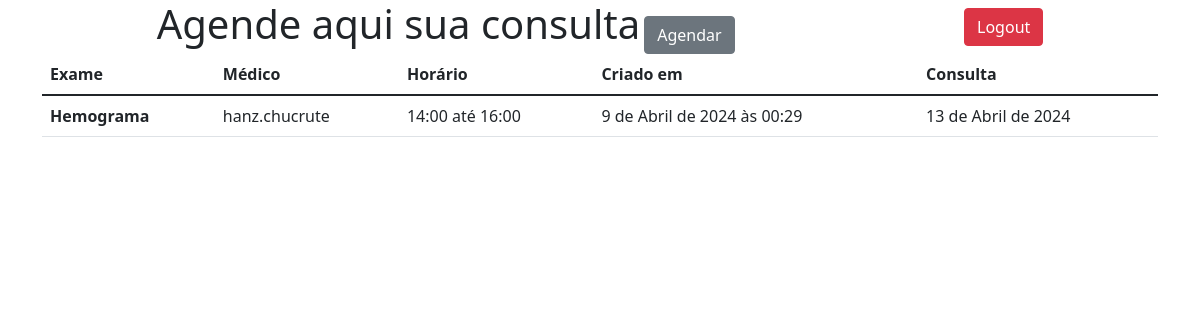
The app's page /agenda/ (signed in), older data.
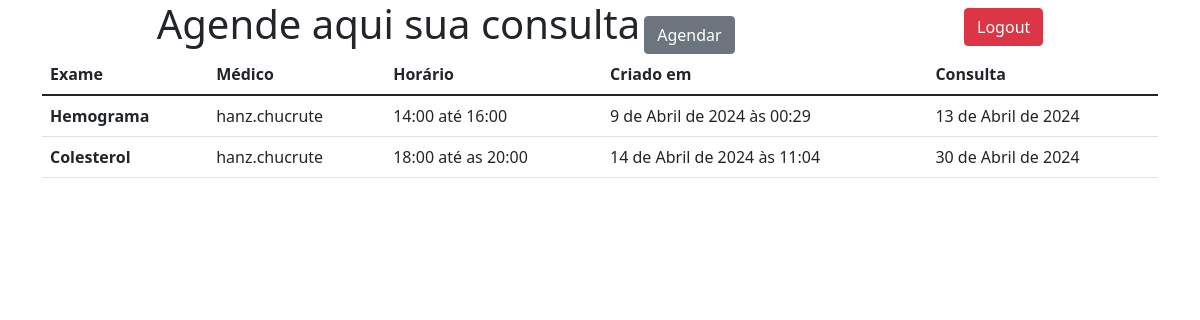
The same page, newer data.
### home/models.py (models this page shows, shortened)
class Agenda(models.Model):
    exame = models.CharField(max_length=60,null=False)
    medico = models.CharField(max_length=60,null=False)
    horario = models.CharField(max_length=60,null=False)
    marcaData = models.DateTimeField(auto_now_add=True,null=False,blank=False)
    consulData = models.DateField(null=False)
    user = models.ForeignKey(User, on_delete=models.CASCADE)

### home/views.py (the view)
# urls.py: path('agenda/', AgendaListView.as_view(), name='agenda'),
class AgendaListView(LoginRequiredMixin,ListView):
    model = Agenda
    def get_queryset(self):
        return Agenda.objects.filter(user=self.request.user)

### home/templates/home/agenda_list.html (shortened to what this page needs)
<!doctype html>
<html lang="pt-br">
  <head>
    <link href="https://cdn.jsdelivr.net/npm/bootstrap@5.1.3/dist/css/bootstrap.min.css" rel="stylesheet">
  </head>
  <body>
    <div class="container d-flex flex-row justify-content-between align-items-center">
      <span class="container w-auto h-auto">
      <h1 class="d-inline">Agende aqui sua consulta</h1>
      <a class="btn btn-secondary" href="{% url 'consultas' %}">Agendar</a>
      </span>
      <span class="container w-auto h-auto">
       <a class="btn btn-danger" href="{% url 'loginout' %}">Logout</a>
      </span>
    </div>
    <div class="container">
      {% if agenda_list %}
        <table class="table">
          <thead>
            <tr>
              <th scope="col">Exame</th>
              <th scope="col">Médico</th>
              <th scope="col">Horário</th>
              <th scope="col">Criado em</th>
              <th scope="col">Consulta</th>
            </tr>
          </thead>
          <tbody>
            {% for cons in agenda_list %}
              <tr>
                <th scope="row">{{cons.exame}}</th>
                <td>{{cons.medico}}</td>
                <td>{{cons.horario}}</td>
                <td>{{cons.marcaData}}</td>
                <td>{{cons.consulData}}</td>
              </tr>
            {% endfor %}
          </tbody>
        </table>
      {% else %}
        <p>Não há Exames cadastrados</p>
      {% endif %}
    </div>
  </body>
</html>

Row changes from the older to the newer data that the page shows:
added Agenda: exame "Colesterol", medico "hanz.chucrute", horario "18:00 até as 20:00", marcaData "14 de Abril de 2024 às 11:04", consulData "30 de Abril de 2024"
